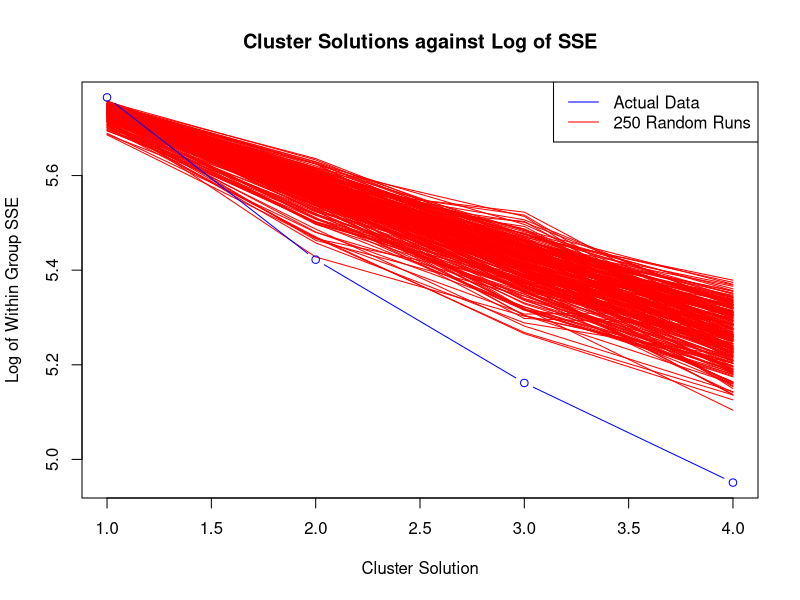
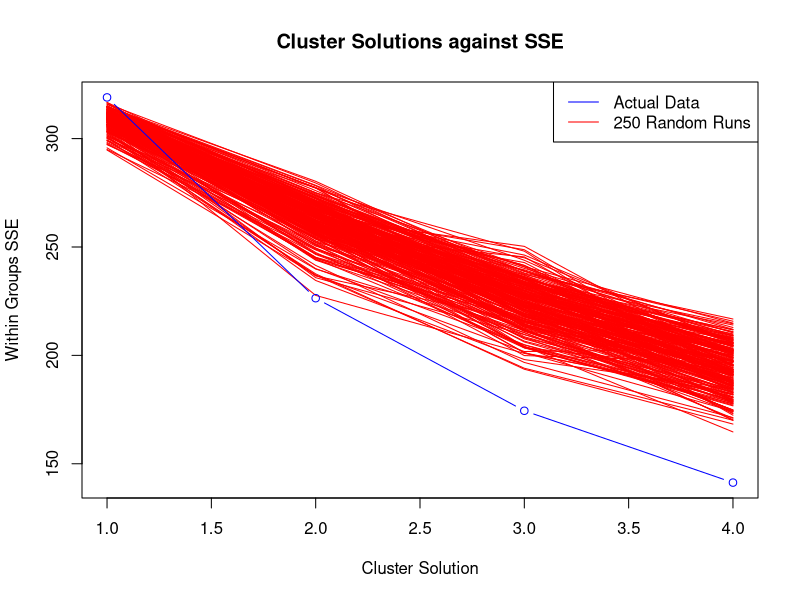
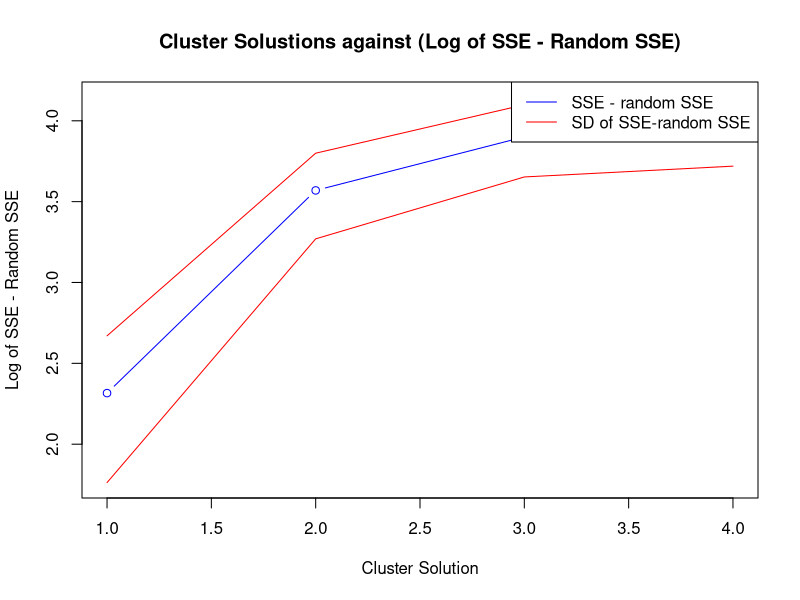
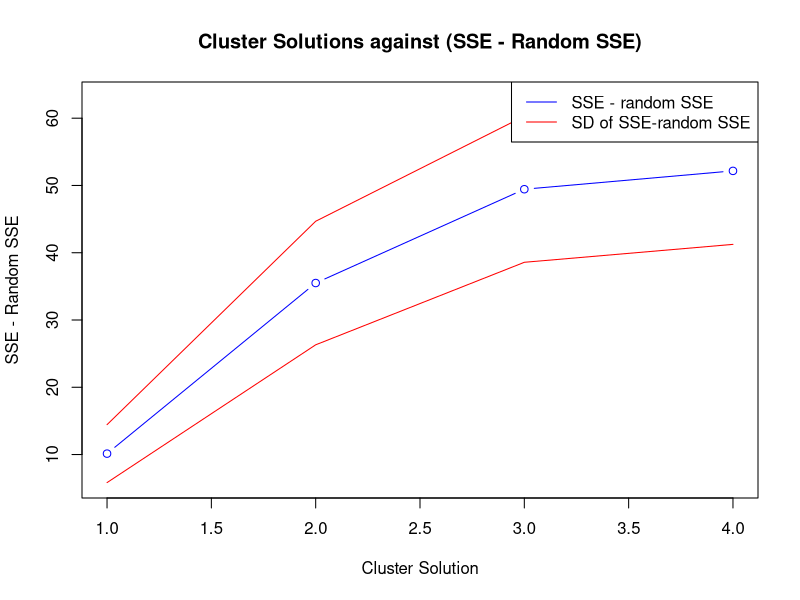

The R source for these figures, in order: (Note: this script raises an error after producing the figures.)
# Script created by Matt Peeples: http://www.public.asu.edu/~mpeeple/
# http://www.mattpeeples.net/kmeans.html

# initialize all necessary libraries
library(cluster)
library(psych)

# read CSV file - (kmeans_data.csv) - convert to a matrix
data1 <- read.table(file='kmeans_data.csv', sep=',', header=T, row.names=1)
data.p <- as.matrix(data1)

# Ask for user input - convert raw counts to percents?
choose.per <- function(){
	readline("Covert data to percents? 1=yes, 2=no : ")
} 
#per <- as.integer(choose.per())
per = 1 

# If user selects yes, convert data from counts to percents
if (per == 1) {
	data.p <- prop.table(data.p,1)*100
}

# Ask for user input - Z-score standardize data?
choose.stand <- function(){
	readline("Z-score standardize data? 1=yes, 2=no : ")
} 
#stand <- as.integer(choose.stand())
stand = 1

# If user selects yes, Z-score standardize data
kdata <- na.omit(data.p) 
if (stand == 1) {
	kdata <- scale(kdata)
}

# Ask for user input - determine the number of cluster solutions to test (must between 2 and the number of rows in the database)
choose.level <- function(){
	readline("How many clustering solutions to test (> row numbers)? ")
} 
#n.lev <- as.integer(choose.level())
n.lev = 4

# Calculate the within groups sum of squared error (SSE) for the number of cluster solutions selected by the user
wss <- rnorm(10)
while (prod(wss==sort(wss,decreasing=T))==0) {
	wss <- (nrow(kdata)-1)*sum(apply(kdata,2,var))
	for (i in 2:n.lev) 
		wss[i] <- sum(kmeans(kdata, centers=i)$withinss)
}

# Calculate the within groups SSE for 250 randomized data sets (based on the original input data)
k.rand <- function(x){
	km.rand <- matrix(sample(x),dim(x)[1],dim(x)[2])
	rand.wss <- as.matrix(dim(x)[1]-1)*sum(apply(km.rand,2,var))
	for (i in 2:n.lev) 
		rand.wss[i] <- sum(kmeans(km.rand, centers=i)$withinss)
	rand.wss <- as.matrix(rand.wss)
	return(rand.wss)
}
rand.mat <- matrix(0,n.lev,250)

k.1 <- function(x) { 
	for (i in 1:250) {
		r.mat <- as.matrix(suppressWarnings(k.rand(kdata)))
		rand.mat[,i] <- r.mat
	}
	return(rand.mat)
}

# Same function as above for data with < 3 column variables
k.2.rand <- function(x){
	rand.mat <- matrix(0,n.lev,250)
	km.rand <- matrix(sample(x),dim(x)[1],dim(x)[2])
	rand.wss <- as.matrix(dim(x)[1]-1)*sum(apply(km.rand,2,var))
	for (i in 2:n.lev) 
		rand.wss[i] <- sum(kmeans(km.rand, centers=i)$withinss)
	rand.wss <- as.matrix(rand.wss)
	return(rand.wss)
}
k.2 <- function(x){
	for (i in 1:250) {
		r.1 <- k.2.rand(kdata)
		rand.mat[,i] <- r.1
	}
	return(rand.mat)
}

# Determine if the data data table has > or < 3 variables and call appropriate function above
if (dim(kdata)[2] == 2) { 
	rand.mat <- k.2(kdata) 
} else { 
	rand.mat <- k.1(kdata) 
}

# Plot within groups SSE against all tested cluster solutions for actual and randomized data - 1st: Log scale, 2nd: Normal scale
par(ask=TRUE)
xrange <- range(1:n.lev)
yrange <- range(log(rand.mat),log(wss))
plot(xrange,yrange, type='n', xlab='Cluster Solution', ylab='Log of Within Group SSE', main='Cluster Solutions against Log of SSE')
for (i in 1:250) 
	lines(log(rand.mat[,i]),type='l',col='red')
lines(log(wss), type="b", col='blue')
legend('topright',c('Actual Data', '250 Random Runs'), col=c('blue', 'red'), lty=1)

par(ask=TRUE)
yrange <- range(rand.mat,wss)
plot(xrange,yrange, type='n', xlab="Cluster Solution", ylab="Within Groups SSE", main="Cluster Solutions against SSE")
for (i in 1:250) 
	lines(rand.mat[,i],type='l',col='red')
lines(1:n.lev, wss, type="b", col='blue')
legend('topright',c('Actual Data', '250 Random Runs'), col=c('blue', 'red'), lty=1)

# Calculate the mean and standard deviation of difference between SSE of actual data and SSE of 250 randomized datasets
r.sse <- matrix(0,dim(rand.mat)[1],dim(rand.mat)[2])
wss.1 <- as.matrix(wss)
for (i in 1:dim(r.sse)[2]) {
	r.temp <- abs(rand.mat[,i]-wss.1[,1])
	r.sse[,i] <- r.temp
}
r.sse.m <- apply(r.sse,1,mean)
r.sse.sd <- apply(r.sse,1,sd)
r.sse.plus <- r.sse.m + r.sse.sd
r.sse.min <- r.sse.m - r.sse.sd

# Plot differeince between actual SSE mean SSE from 250 randomized datasets - 1st: Log scale, 2nd: Normal scale 
par(ask=TRUE)
xrange <- range(1:n.lev)
yrange <- range(log(r.sse.plus),log(r.sse.min))
plot(xrange,yrange, type='n',xlab='Cluster Solution', ylab='Log of SSE - Random SSE', main='Cluster Solustions against (Log of SSE - Random SSE)')
lines(log(r.sse.m), type="b", col='blue')
lines(log(r.sse.plus), type='l', col='red')
lines(log(r.sse.min), type='l', col='red')
legend('topright',c('SSE - random SSE', 'SD of SSE-random SSE'), col=c('blue', 'red'), lty=1)

par(ask=TRUE)
xrange <- range(1:n.lev)
yrange <- range(r.sse.plus,r.sse.min)
plot(xrange,yrange, type='n',xlab='Cluster Solution', ylab='SSE - Random SSE', main='Cluster Solutions against (SSE - Random SSE)')
lines(r.sse.m, type="b", col='blue')
lines(r.sse.plus, type='l', col='red')
lines(r.sse.min, type='l', col='red')
legend('topright',c('SSE - random SSE', 'SD of SSE-random SSE'), col=c('blue', 'red'), lty=1)

# Ask for user input - Select the appropriate number of clusters
choose.clust <- function(){
	readline("What clustering solution would you like to use? ")
} 
clust.level <- as.integer(choose.clust())

# Apply K-means cluster solutions - append clusters to CSV file
fit <- kmeans(kdata, clust.level)
aggregate(kdata, by=list(fit$cluster), FUN=mean)
clust.out <- fit$cluster
kclust <- as.matrix(clust.out)
kclust.out <- cbind(kclust, data1)
write.table(kclust.out, file="kmeans_out.csv", sep=",")

# Display Pricnipal Components plot of data with clusters identified
par(ask=TRUE)
data.p2 <- prop.table(data.p,1)*100
clusplot(data.p2, fit$cluster, shade=F, labels=2, lines=0, color=T, lty=4, main='Principal Components plot showing K-means clusters')

# Send output to files
kclust.out.p <- prop.table(as.matrix(kclust.out),1)*100
out <- capture.output(describe.by(kclust.out.p,kclust))
cat(out,file='Kmeans_out.txt', sep='\n', append=F)
pdf(file="kmeans_out.pdf")
xrange <- range(1:n.lev)
yrange <- range(log(rand.mat),log(wss))
plot(xrange,yrange, type='n', xlab='Cluster Solution', ylab='Log of Within Group SSE', main='Cluster Solutions against Log of SSE')
for (i in 1:250) lines(log(rand.mat[,i]),type='l',col='red')
lines(log(wss), type="b", col='blue')
legend('topright',c('Actual Data', '250 Random Runs'), col=c('blue', 'red'), lty=1)
yrange <- range(rand.mat,wss)
plot(xrange,yrange, type='n', xlab="Cluster Solution", ylab="Within Groups SSE", main="Cluster Solutions against SSE")
for (i in 1:250) lines(rand.mat[,i],type='l',col='red')
lines(1:n.lev, wss, type="b", col='blue')
legend('topright',c('Actual Data', '250 Random Runs'), col=c('blue', 'red'), lty=1)
xrange <- range(1:n.lev)
yrange <- range(log(r.sse.plus),log(r.sse.min))
plot(xrange,yrange, type='n',xlab='Cluster Solution', ylab='Log of SSE - Random SSE', main='Cluster Solustions against (Log of SSE - Random SSE)')
lines(log(r.sse.m), type="b", col='blue')
lines(log(r.sse.plus), type='l', col='red')
lines(log(r.sse.min), type='l', col='red')
legend('topright',c('SSE - random SSE', 'SD of SSE-random SSE'), col=c('blue', 'red'), lty=1)
xrange <- range(1:n.lev)
yrange <- range(r.sse.plus,r.sse.min)
plot(xrange,yrange, type='n',xlab='Cluster Solution', ylab='SSE - Random SSE', main='Cluster Solutions against (SSE - Random SSE)')
lines(r.sse.m, type="b", col='blue')
lines(r.sse.plus, type='l', col='red')
lines(r.sse.min, type='l', col='red')
legend('topright',c('SSE - random SSE', 'SD of SSE-random SSE'), col=c('blue', 'red'), lty=1)
clusplot(kdata, fit$cluster, shade=F, labels=2, lines=0, color=T, lty=4, main='Principal Components plot showing K-means clusters')
dev.off()

# end of script
